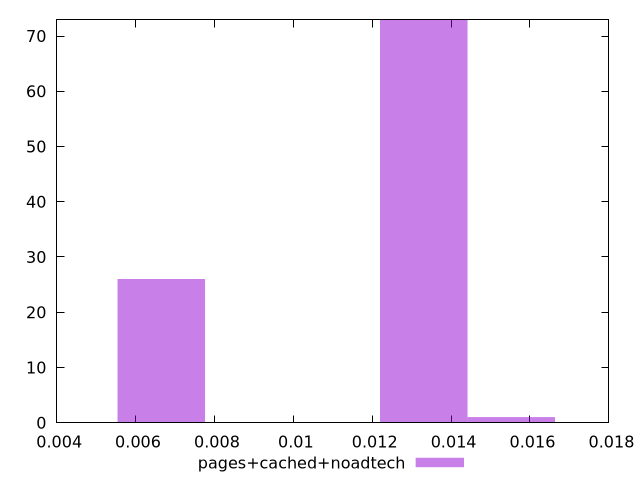

Write the gnuplot code that produced this figure.
$_pagesCachedNoadtech <<EOF
0.01330736339436541 73
0.006653681697182705 26
0.015525257293426312 1
EOF
set key outside below
set terminal pngcairo
set output "report_00005_2020-11-02T22-26-11.212Z/largest-contentful-paint/pages+cached+noadtech//hist.png"
set yrange [0:73]
set boxwidth 0.0022178938990609015
set style fill transparent solid 0.5 noborder
plot $_pagesCachedNoadtech title "pages+cached+noadtech" with boxes ,
